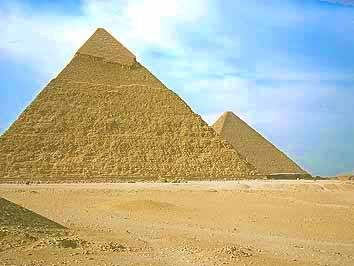
%> input picture Pyramids.jpg, 354 x 266 px
$ octave imageprocessing.m   (GNU Octave 9; MATLAB toolbox functions it lacks are replaced by stand-ins)
%> lines starting %> are read from the running program, lines starting %| are printed output that depends on the picture; in (x1, y1, x2, y2) boxes, pixels count from 0 and x2, y2 are one past the last pixel; in counts of white or black regions, pixels touching at a corner belong together; the program's own positions count from 1
%REFERENCE:
% https://icme.hpc.msstate.edu/mediawiki/index.php/Image_Processing_with_MATLAB_1


fname = uigetfile('SAND.tif');
%> the answer given: Pyramids.jpg
     I = imread(fname);
%> I is the input picture: size 266x354x3 uint8; mean R, G, B 182.7, 180.3, 154
     figure(1)
     imshow(I,[])

     figure(2)
     imhist(I)
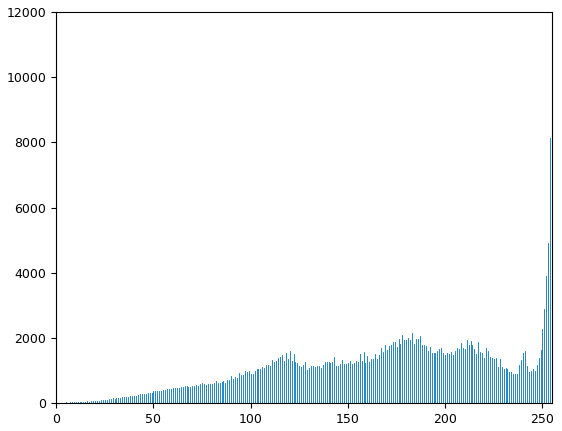
%> figure redrawn from the program's plot data; highest point at x = 255, y = 11857

     figure(3)
      J1 = I > 170;
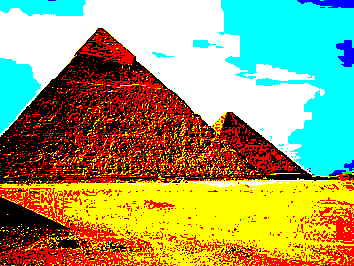
%> J1: size 266x354x3 logical; mean R, G, B 0.626, 0.625, 0.408
     imshow(J1,[])

     figure(4)
      level = graythresh(I);
%> level = 0.635
     pixel = level * 255;
%> pixel = 162
     J2 = im2bw(I,level);
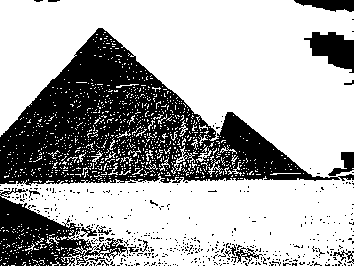
%> J2: size 266x354 logical; 68% white; 462 black regions (446 under 20 px), largest, box (x1, y1, x2, y2) and area: (0, 28, 354, 186) 22170, (0, 188, 128, 266) 4164, (304, 32, 354, 73) 1214
     imshow(J2)

     figure(5)
      nsize = 40;
%> (the run ends here)
